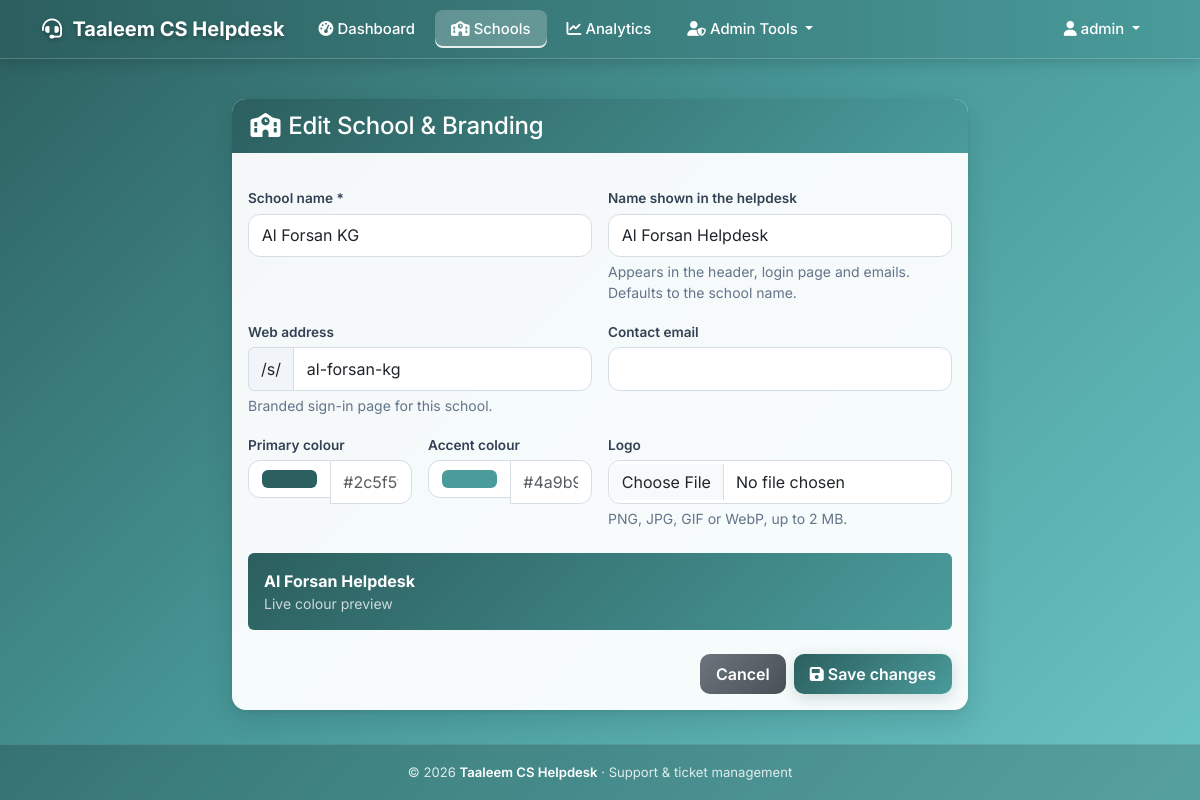
Page /platform/schools/1/edit (signed in) on the committed database.
### models.py (models this page shows, shortened)
class SystemSettings(db.Model):
    __tablename__ = 'system_settings'
    id = db.Column(db.Integer, primary_key=True)
    system_name = db.Column(db.String(100), nullable=False, default='Al Qeyam Helpdesk')
    logo_filename = db.Column(db.String(200), nullable=True)
    updated_at = db.Column(db.DateTime, default=utc_now, onupdate=utc_now)

class User(UserMixin, db.Model):
    __tablename__ = 'users'
    id = db.Column(db.Integer, primary_key=True)
    username = db.Column(db.String(80), unique=True, nullable=False)
    email = db.Column(db.String(120), unique=True, nullable=False)
    password_hash = db.Column(db.String(255), nullable=False)
    role = db.Column(db.String(20), default='user')  # see ALL_ROLES
    department = db.Column(db.Text, nullable=True)  # free text / admin module permissions as JSON
    is_active = db.Column(db.Boolean, default=True)
    created_at = db.Column(db.DateTime, default=utc_now)
    school_id = db.Column(db.Integer, db.ForeignKey('schools.id'), nullable=True, index=True)
    full_name = db.Column(db.String(120), nullable=True)
    must_change_password = db.Column(db.Boolean, default=False)
    school = db.relationship('School', foreign_keys=[school_id])

class School(db.Model):
    __tablename__ = 'schools'
    id = db.Column(db.Integer, primary_key=True)
    name = db.Column(db.String(150), nullable=False, unique=True)
    slug = db.Column(db.String(60), nullable=False, unique=True, index=True)
    display_name = db.Column(db.String(150), nullable=True)   # shown in the UI header; defaults to name
    logo_filename = db.Column(db.String(200), nullable=True)
    primary_color = db.Column(db.String(7), nullable=True)
    secondary_color = db.Column(db.String(7), nullable=True)
    contact_email = db.Column(db.String(120), nullable=True)
    is_active = db.Column(db.Boolean, default=True, nullable=False)
    created_at = db.Column(db.DateTime, default=utc_now)
    updated_at = db.Column(db.DateTime, default=utc_now, onupdate=utc_now)

### tenant_views.py (the view, shortened to what this page needs)
@bp.route('/platform/schools/<int:school_id>/edit', methods=['GET', 'POST'])
@super_admin_required
def school_edit(school_id):
    school = db.session.get(School, school_id) or abort(404)
    form = {
        'name': school.name, 'display_name': school.display_name or '', 'slug': school.slug,
        'primary_color': school.primary_color or '', 'secondary_color': school.secondary_color or '',
        'contact_email': school.contact_email or '',
    }
    return render_template('school_form.html', school=school, form=form)

### app.py (called while the page is built)
@login_manager.user_loader
def load_user(user_id):
    try:
        user = unscoped_get(User, int(user_id))
    except (TypeError, ValueError):
        return None
    if not user or not user.is_active:
        return None
    if user.role != ROLE_SUPER_ADMIN:
        school = db.session.get(School, user.school_id) if user.school_id else None
        if not school or not school.is_active:
            return None
    return user

@app.context_processor
def inject_system_settings():
    try:
        school = active_school()
        if school:
            branding = school
            theme = build_theme(school.primary_color, school.secondary_color)
        else:
            branding = _PlatformBranding(SystemSettings.query.first())
            theme = build_theme()
        return {'system_settings': branding, 'current_school': school, 'theme': theme, 'now_year': datetime.now().year}
    except Exception:
        logger.exception('Failed to build branding context')
        return {'system_settings': _PlatformBranding(), 'current_school': None, 'theme': build_theme(), 'now_year': datetime.now().year}

@app.before_request
def tenant_guard():
    endpoint = request.endpoint or ''
    if endpoint == 'static' or not current_user.is_authenticated:
        return None
    if (current_user.must_change_password
            and endpoint not in ('change_password', 'logout', 'static', 'favicon', 'manifest', 'service_worker')):
        return redirect(url_for('change_password'))
    if current_user.role == ROLE_SUPER_ADMIN:
        sid = session.get('active_school_id')
        if sid and not db.session.get(School, sid):       # school was deleted
            session.pop('active_school_id', None)
            sid = None
        if not sid and endpoint not in PLATFORM_ENDPOINTS and not endpoint.startswith('tenant.'):
            flash('Select a school first to work with its tickets and agents.', 'info')
            return redirect(url_for('tenant.platform_dashboard'))
    return None

### tenancy.py (called while the page is built)
def effective_school_id():
    if not has_request_context():
        return BYPASS  # CLI / scheduler / migrations: explicit, trusted code
    if g.get('tenant_bypass'):
        return BYPASS
    role, school_id = _identity()
    if role is None:
        return None
    if role == ROLE_SUPER_ADMIN:
        return session.get('active_school_id')
    return school_id

def unscoped_get(model, ident):
    return db.session.get(model, ident, execution_options={'tenant_bypass': True})

### templates/school_form.html (shortened to what this page needs)
{% extends "base.html" %}
{% block content %}
<div class="row justify-content-center">
    <div class="col-lg-8">
        <div class="card">
            <div class="card-header">
                <h4 class="mb-0"><i class="fas fa-school me-2"></i>{{ 'Edit School & Branding' if school else 'Add School' }}</h4>
            </div>
            <div class="card-body">
                <form method="POST" enctype="multipart/form-data" id="schoolForm">
                    <div class="row g-3">
                        <div class="col-md-6">
                            <label class="form-label" for="name">School name *</label>
                            <input class="form-control" id="name" name="name" maxlength="150" required value="{{ form.get('name', '') }}">
                        </div>
                        <div class="col-md-6">
                            <label class="form-label" for="display_name">Name shown in the helpdesk</label>
                            <input class="form-control" id="display_name" name="display_name" maxlength="150"
                                   placeholder="e.g. Al Forsan Helpdesk" value="{{ form.get('display_name', '') }}">
                            <div class="form-text">Appears in the header, login page and emails. Defaults to the school name.</div>
                        </div>
                        <div class="col-md-6">
                            <label class="form-label" for="slug">Web address</label>
                            <div class="input-group">
                                <span class="input-group-text">/s/</span>
                                <input class="form-control" id="slug" name="slug" maxlength="60" pattern="[a-z0-9]+(-[a-z0-9]+)*"
                                       placeholder="auto" value="{{ form.get('slug', '') }}">
                            </div>
                            <div class="form-text">Branded sign-in page for this school.</div>
                        </div>
                        <div class="col-md-6">
                            <label class="form-label" for="contact_email">Contact email</label>
                            <input class="form-control" type="email" id="contact_email" name="contact_email" value="{{ form.get('contact_email', '') }}">
                        </div>
                        <div class="col-md-3">
                            <label class="form-label" for="primary_color">Primary colour</label>
                            <div class="input-group">
                                <input type="color" class="form-control form-control-color" id="primary_picker" value="{{ form.get('primary_color') or '#2c5f5f' }}">
                                <input class="form-control" id="primary_color" name="primary_color" maxlength="7" placeholder="#2c5f5f" value="{{ form.get('primary_color', '') }}">
                            </div>
                        </div>
                        <div class="col-md-3">
                            <label class="form-label" for="secondary_color">Accent colour</label>
                            <div class="input-group">
                                <input type="color" class="form-control form-control-color" id="secondary_picker" value="{{ form.get('secondary_color') or '#4a9b9b' }}">
                                <input class="form-control" id="secondary_color" name="secondary_color" maxlength="7" placeholder="#4a9b9b" value="{{ form.get('secondary_color', '') }}">
                            </div>
                        </div>
                        <div class="col-md-6">
                            <label class="form-label" for="logo_file">Logo</label>
                            <input class="form-control" type="file" id="logo_file" name="logo_file" accept=".png,.jpg,.jpeg,.gif,.webp">
                            <div class="form-text">PNG, JPG, GIF or WebP, up to 2 MB.</div>
                        </div>
                    </div>
                    <div class="mt-4 p-3 rounded" id="preview" style="background:linear-gradient(135deg,var(--p,#2c5f5f),var(--s,#4a9b9b));color:#fff;">
                        <strong id="previewName">{{ form.get('display_name') or form.get('name') or 'School name' }}</strong>
                        <small class="d-block opacity-75">Live colour preview</small>
                    </div>
                    <div class="d-flex justify-content-end gap-2 mt-4">
                        <a href="{{ url_for('tenant.platform_dashboard') }}" class="btn btn-secondary">Cancel</a>
                        <button class="btn btn-primary" type="submit"><i class="fas fa-save me-1"></i>{{ 'Save changes' if school else 'Create school' }}</button>
                    </div>
                </form>
            </div>
        </div>
    </div>
</div>
{% endblock %}

### templates/base.html (shortened to what this page needs)
<!DOCTYPE html>
<html lang="en">
<head>
    <link href="https://cdn.jsdelivr.net/npm/bootstrap@5.3.0/dist/css/bootstrap.min.css" rel="stylesheet">
    <link href="https://cdnjs.cloudflare.com/ajax/libs/font-awesome/6.0.0/css/all.min.css" rel="stylesheet">
</head>
<body>
    <nav class="navbar navbar-expand-xl navbar-dark">
        <div class="container">
            <a class="navbar-brand" href="{{ url_for('dashboard') if current_user.is_authenticated else url_for('index') }}">
                {% if system_settings.logo_filename %}
                    <img src="{{ url_for('static', filename='uploads/' + system_settings.logo_filename) }}" alt="Logo" style="height:32px;width:auto;margin-right:8px;vertical-align:middle;object-fit:contain;">
                {% else %}
                    <i class="fas fa-headset me-2"></i>
                {% endif %}{{ system_settings.system_name }}
            </a>
            <div class="collapse navbar-collapse" id="navbarNav">
                <ul class="navbar-nav me-auto">
                    {% if current_user.is_authenticated %}
                        <li class="nav-item">
                            <a class="nav-link" href="{{ url_for('dashboard') }}">
                                <i class="fas fa-tachometer-alt me-1"></i>Dashboard
                            </a>
                        </li>
                        {% if current_user.role == 'super_admin' %}
                            <li class="nav-item">
                                <a class="nav-link" href="{{ url_for('tenant.platform_dashboard') }}">
                                    <i class="fas fa-school me-1"></i>Schools
                                </a>
                            </li>
                            <li class="nav-item">
                                <a class="nav-link" href="{{ url_for('tenant.analytics') }}">
                                    <i class="fas fa-chart-line me-1"></i>Analytics
                                </a>
                            </li>
                        {% endif %}
                        {% if current_user.role in ['admin', 'super_admin'] %}
                            <li class="nav-item dropdown">
                                <a class="nav-link dropdown-toggle" href="#" id="adminDropdown" role="button" data-bs-toggle="dropdown">
                                    <i class="fas fa-user-shield me-1"></i>Admin Tools
                                </a>
                            </li>
                        {% endif %}
                    {% endif %}
                </ul>
                <ul class="navbar-nav">
                    {% if current_user.is_authenticated %}
                        <li class="nav-item dropdown">
                            <a class="nav-link dropdown-toggle" href="#" id="navbarDropdown" role="button" data-bs-toggle="dropdown">
                                <i class="fas fa-user me-1"></i>{{ current_user.username }}
                            </a>
                        </li>
                    {% else %}
                        <li class="nav-item">
                            <a class="nav-link" href="{{ url_for('login') }}">
                                <i class="fas fa-sign-in-alt me-1"></i>Login
                            </a>
                        </li>
                    {% endif %}
                </ul>
            </div>
        </div>
    </nav>
    <main class="container main-content" style="padding-top: 0.5rem;">
        {% block content %}{% endblock %}
    </main>
    <footer class="site-footer">
        <div class="container">
            &copy; {{ now_year }} <a href="{{ url_for('index') }}">{{ system_settings.system_name }}</a>
            &middot; Support &amp; ticket management
        </div>
    </footer>
</body>
</html>

### rows in the picture
SystemSettings: system_name "Taaleem CS Helpdesk"
User: username "admin"
School: name "Al Forsan KG", display_name "Al Forsan Helpdesk", slug "al-forsan-kg"

### other values in the picture
{{ 'Edit School & Branding' if school else 'Add School' }} "Edit School & Branding"
{{ 'Save changes' if school else 'Create school' }} "Save changes"
